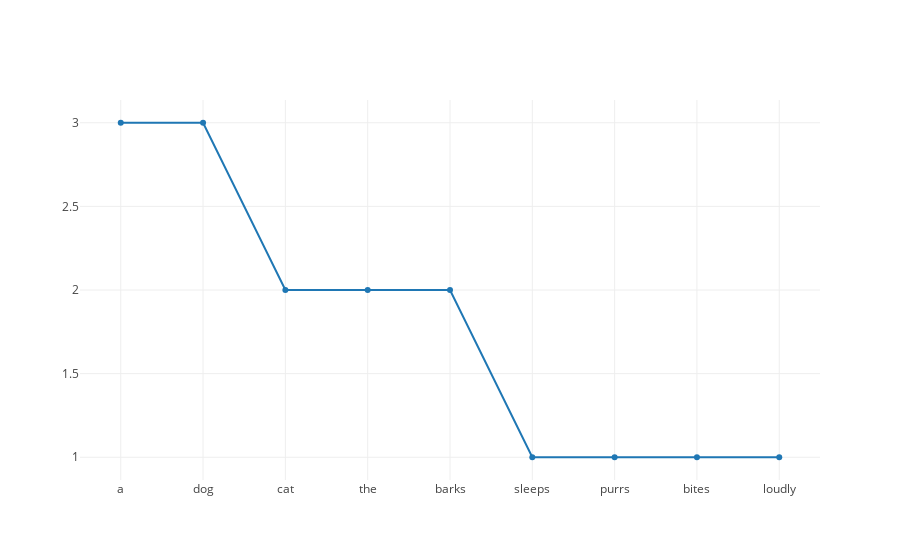

The notebook cell saved with this chart:
### Code cell
# Plot our findings
from plotly import __version__
from plotly.offline import download_plotlyjs, init_notebook_mode, plot, iplot
from plotly.graph_objs import *
init_notebook_mode(connected=True)
iplot([{"x" : list(zip(*sorted_tokens))[0], "y": list(zip(*sorted_tokens))[1]}])

### Figure 1 — Plotly figure (JSON) as saved in the notebook; plotly's stock layout.template omitted (floating-point values rounded to 4 significant figures)
{"data": [{"type": "scatter", "uid": "fa2161c6-a595-11e8-9233-8cec4b02ab43", "x": ["a", "dog", "cat", "the", "barks", "sleeps", "purrs", "bites", "loudly"], "y": [3, 3, 2, 2, 2, 1, 1, 1, 1]}], "layout": {}}
